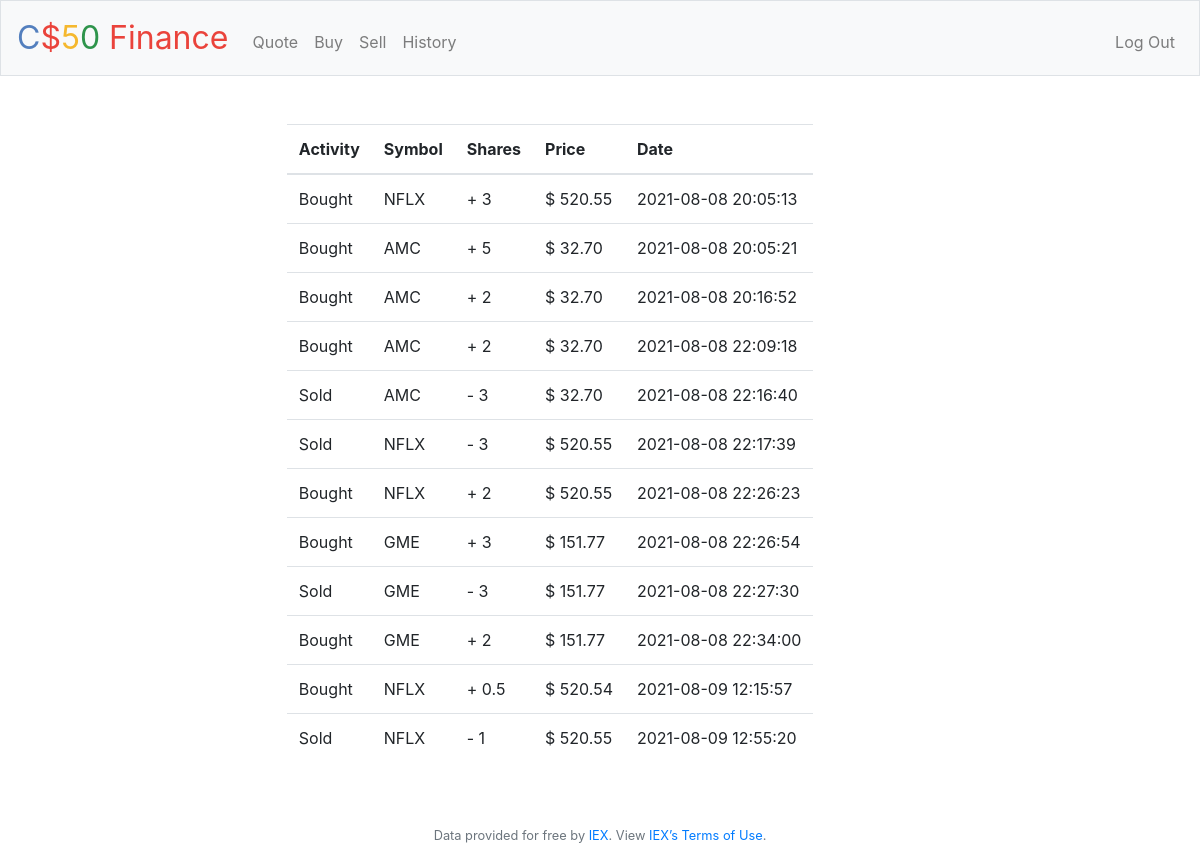
Screenshot of /history (signed in) with the database file from the repository.
### tables this page shows
CREATE TABLE 'user_ex' ('id' integer PRIMARY KEY NOT NULL, 'previous_cash' integer DEFAULT 10000 , 'current_cash' integer, 'exchange' text, 'Company_symbol' text NOT NULL, 'shares' integer, 'date'  datetime NOT NULL DEFAULT CURRENT_TIMESTAMP  , 'username_id'  integer NOT NULL  );

### application.py (the view)
@app.route("/history")
@login_required
def history():
    exchanges = db.execute("SELECT * FROM user_ex WHERE username_id = ?", session["user_id"])
    return render_template("history.html", exchanges=exchanges)

### application.py (called while the page is built)
@app.after_request
def after_request(response):
    response.headers["Cache-Control"] = "no-cache, no-store, must-revalidate"
    response.headers["Expires"] = 0
    response.headers["Pragma"] = "no-cache"
    return response

### helpers.py (called while the page is built)
def login_required(f):
    @wraps(f)
    def decorated_function(*args, **kwargs):
        if session.get("user_id") is None:
            return redirect("/login")
        return f(*args, **kwargs)
    return decorated_function

### templates/history.html (shortened to what this page needs)
{% extends "layout.html" %}
{% block main %}
        <div class = "table">
                <table class = "info">
                    <thead>
                        <b><tr>
                            <th>Activity</th>
                            <th>Symbol</th>
                            <th>Shares</th>
                            <th>Price</th>
                            <th>Date</th>
                        </tr></b>
                    </thead>
                    <tbody>
                        {% for exchange in exchanges %}
                            {% if exchange.shares > 0 %}
                        <tr>
                            <td>Bought</td>
                            <td>{{ exchange.Company_symbol }}</td>
                            <td>+ {{ exchange.shares }}</td>
                            <td>$ {{ "%.2f"|format(exchange.exchange[2:]|float / exchange.shares) }}</td>
                            <td> {{ exchange.date }}</td>
                        </tr>
                            {% else %}
                        <tr>
                            <td>Sold</td>
                            <td>{{ exchange.Company_symbol }}</td>
                            <td>- {{ exchange.shares * -1 }}</td>
                            <td>$ {{ "%.2f"|format((exchange.exchange[2:]| float) * - 1/exchange.shares)  }}</td>
                            <td> {{ exchange.date }}</td>
                        </tr>
                            {% endif %}
                        {% endfor %}
                    </tbody>
                </table>
            </div>
{% endblock %}

### templates/layout.html (shortened to what this page needs)
<!DOCTYPE html>
<html lang="en">
    <head>
        <link rel="stylesheet" href="https://cdn.jsdelivr.net/npm/bootstrap@4.5.3/dist/css/bootstrap.min.css">
        <link href="/static/styles.css" rel="stylesheet">
    </head>
    <body>
        <nav class="navbar navbar-expand-md navbar-light bg-light border">
            <a class="navbar-brand" href="/"><span class="blue">C</span><span class="red">$</span><span class="yellow">5</span><span class="green">0</span> <span class="red">Finance</span></a>
            <div class="collapse navbar-collapse" id="navbar">
                {% if session.user_id %}
                    <ul class="navbar-nav mr-auto mt-2">
                        <li class="nav-item"><a class="nav-link" href="/quote">Quote</a></li>
                        <li class="nav-item"><a class="nav-link" href="/buy">Buy</a></li>
                        <li class="nav-item"><a class="nav-link" href="/sell">Sell</a></li>
                        <li class="nav-item"><a class="nav-link" href="/history">History</a></li>
                    </ul>
                    <ul class="navbar-nav ml-auto mt-2">
                        <li class="nav-item"><a class="nav-link" href="/logout">Log Out</a></li>
                    </ul>
                {% else %}
                    <ul class="navbar-nav ml-auto mt-2">
                        <li class="nav-item"><a class="nav-link" href="/register">Register</a></li>
                        <li class="nav-item"><a class="nav-link" href="/login">Log In</a></li>
                    </ul>
                {% endif %}
            </div>
        </nav>
        <main class="container p-5">
            {% block main %}{% endblock %}
        </main>
        <footer class="small text-center text-muted">
            Data provided for free by <a href="https://iextrading.com/developer">IEX</a>. View <a href="https://iextrading.com/api-exhibit-a/">IEX’s Terms of Use</a>.
        </footer>
    </body>
</html>

### static/styles.css (style rules this page uses)
nav .navbar-brand { font-size: xx-large; }
nav .navbar-brand .blue { color: #537fbe; }
nav .navbar-brand .red { color: #ea433b; }
nav .navbar-brand .yellow { color: #f5b82e; }
nav .navbar-brand .green { color: #2e944b; }
main { overflow-x: auto; text-align: center; }
.info { text-align: left; }
.table { padding-left:20%; }

### rows the page displays
user_ex: Company_symbol "NFLX", shares "3", exchange.exchange[2:]|float/exchange.shares "520.55", date "2021-08-08 20:05:13"
user_ex: Company_symbol "AMC", shares "5", exchange.exchange[2:]|float/exchange.shares "32.70", date "2021-08-08 20:05:21"
user_ex: Company_symbol "AMC", shares "2", exchange.exchange[2:]|float/exchange.shares "32.70", date "2021-08-08 20:16:52"
user_ex: Company_symbol "AMC", shares "2", exchange.exchange[2:]|float/exchange.shares "32.70", date "2021-08-08 22:09:18"
user_ex: Company_symbol "AMC", shares "3", (exchange.exchange[2:]|float)*-1/exchange.shares "32.70", date "2021-08-08 22:16:40"
user_ex: Company_symbol "NFLX", shares "3", (exchange.exchange[2:]|float)*-1/exchange.shares "520.55", date "2021-08-08 22:17:39"
user_ex: Company_symbol "NFLX", shares "2", exchange.exchange[2:]|float/exchange.shares "520.55", date "2021-08-08 22:26:23"
user_ex: Company_symbol "GME", shares "3", exchange.exchange[2:]|float/exchange.shares "151.77", date "2021-08-08 22:26:54"
user_ex: Company_symbol "GME", shares "3", (exchange.exchange[2:]|float)*-1/exchange.shares "151.77", date "2021-08-08 22:27:30"
user_ex: Company_symbol "GME", shares "2", exchange.exchange[2:]|float/exchange.shares "151.77", date "2021-08-08 22:34:00"
user_ex: Company_symbol "NFLX", shares "0.5", exchange.exchange[2:]|float/exchange.shares "520.54", date "2021-08-09 12:15:57"
user_ex: Company_symbol "NFLX", shares "1", (exchange.exchange[2:]|float)*-1/exchange.shares "520.55", date "2021-08-09 12:55:20"
